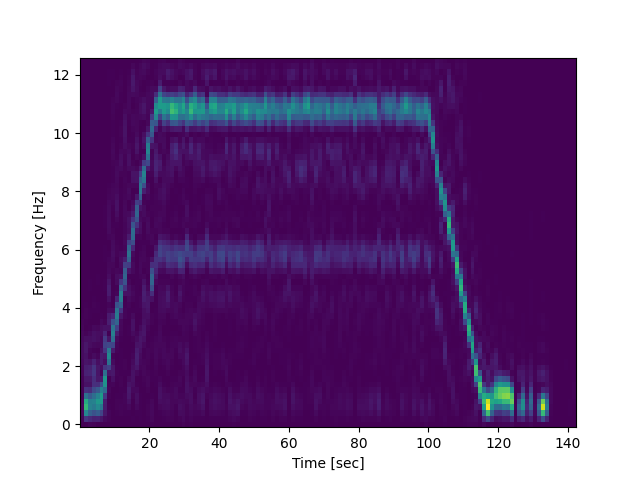

This figure's Python source:
from PIL import Image
from scipy import signal
from scipy.fft import fftshift
import matplotlib.pyplot as plt
import numpy as np

index = 1

px_val = []

while True:
    # Load images until file error
    try:
        im = Image.open("seq/out_" + str(index) + ".png").convert("L")
        index = index + 1
    except IOError:
        # Sample frequency of 25 fps
        fs = 25.0

        # Do spectrogram
        f, t, Sxx = signal.spectrogram(np.array(px_val), fs, nperseg=32, nfft=128)

        # Plot everything
        plt.pcolormesh(t, f, Sxx)
        plt.ylabel('Frequency [Hz]')
        plt.xlabel('Time [sec]')
        plt.show()
        
        exit()

    # Get pixel value
    px_val.append(im.getpixel((64, 29)))
